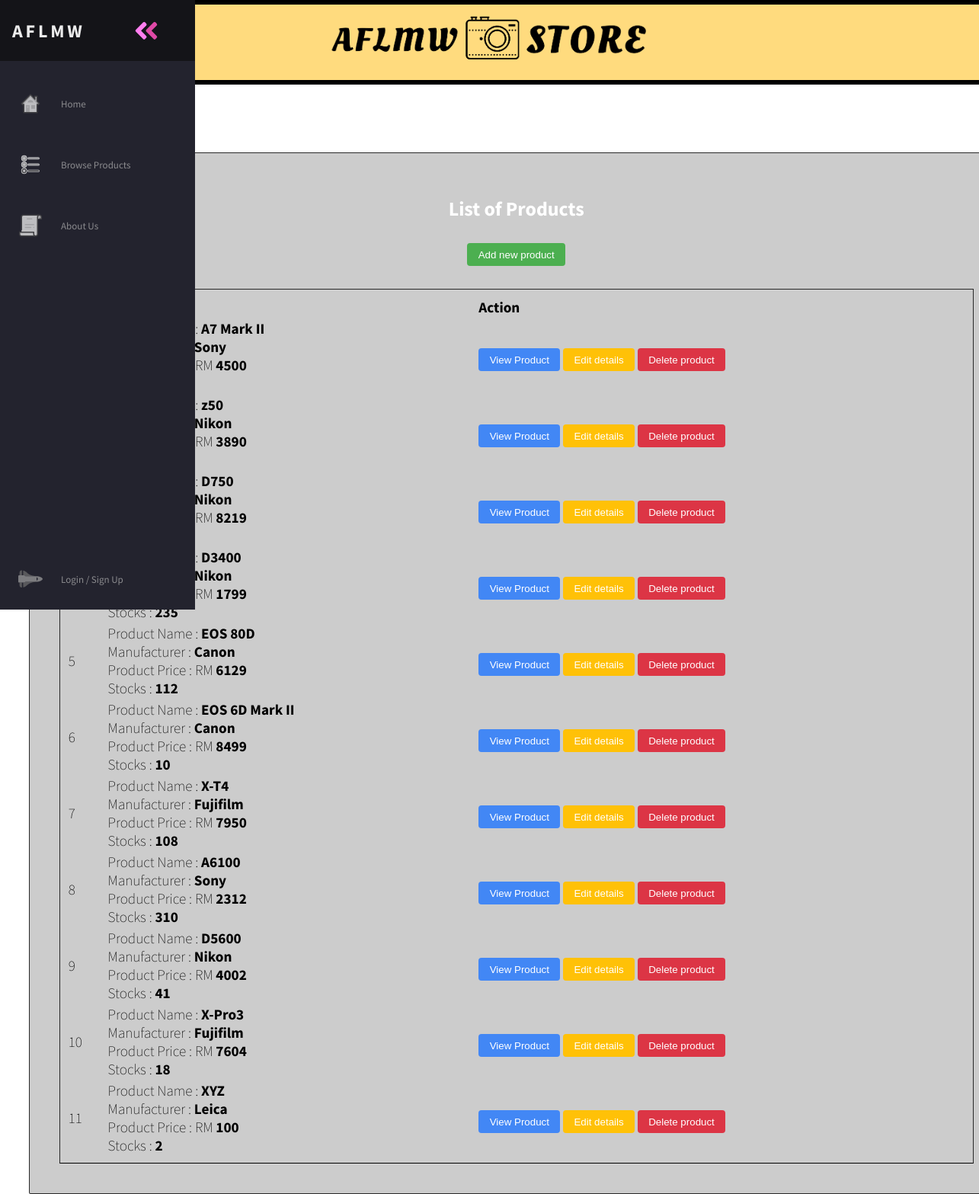
Page /listOfProducts.php on the committed database.
### tables this page shows
CREATE TABLE `product` (
  `id` int(11) NOT NULL,
  `model_name` varchar(255) NOT NULL DEFAULT '0',
  `price` double NOT NULL DEFAULT 0,
  `manufacturer` varchar(255) NOT NULL DEFAULT '0',
  `stock` varchar(255) NOT NULL DEFAULT '0',
  `description` text DEFAULT NULL,
  `picture` varchar(255) NOT NULL DEFAULT '0'
);

### listOfProducts.php (the view, shortened to what this page needs)
<?php
require('inc/config.php');
$sql = "SELECT * FROM product";
$result1 = mysqli_query($conn, $sql);
$products = mysqli_fetch_all($result1, MYSQLI_ASSOC);
?>
<!DOCTYPE html>
<html lang="en">
<head>
    <link rel="stylesheet" href="assets/css/container.css">
    <link rel="stylesheet" href="assets/css/index.css">
</head>
<body class="listOfProduct">
    <div class="banner">
        <img src="assets/images/logo.png" alt="logo">
    </div>
    <div class="container">
        <h1>List of Products</h1>
        <a href="addProduct.php"><button class="btn-success" style="margin-bottom:30px;">Add new product</button></a>
        <table class="productTable">
            <tr>
                <th>No</th>
                <th>Details</th>
                <th>Action</th>
            </tr>
            <?php foreach ($products as $key => $product) : ?>
                <tr>
                    <td><?php echo $key + 1; ?></td>
                    <td>
                        Product Name : <b><?php echo $product['model_name']; ?></b><br>
                        Manufacturer : <b><?php echo $product['manufacturer']; ?></b><br>
                        Product Price : RM <b><?php echo $product['price']; ?></b><br>
                        Stocks : <b><?php echo $product['stock']; ?></b><br>
                    </td>
                    <td>
                        <a href="viewProduct.php?id=<?php echo $product['id']; ?>"><button class="btn-view">View Product</button></a>
                        <a href="editProduct.php?id=<?php echo $product['id']; ?>"><button class="btn-edit">Edit details</button></a>
                        <form action="deleteProduct.php" method="post" style="display: inline-block;">
                            <button type="submit" class="btn-delete" onclick="return confirm('Are you sure you want to delete product?')">Delete product</button>
                        </form>
                    </td>
                </tr>
            <?php endforeach; ?>
        </table>
    </div>
    <?php require('inc/navBar.php'); ?>
</body>
</html>

### assets/css/container.css (style rules this page uses)
body { background-image: url("https://images.pexels.com/photos/1595241/pexels-photo-1595241.jpeg?auto=compress&cs=tinysrgb&dpr=2&h=650&w=940"); width: 100%; height: 100%; background-size: cover; position: absolute; }
.container { position: absolute; width: 1200px; top: 25%; left: 50%; border: 1px solid rgba(0, 0, 0, 0.8); border-radius: 2px; transform: translateX(-50%); padding: 3em; margin-bottom: 2rem; background-color: rgba(177, 177, 177, 0.65); }
.container table { border: 1px solid rgba(0, 0, 0, 0.8); font-family: 'Source Sans Pro', sans-serif; font-weight: 100; color: black; text-align: justify; font-size: 1.2rem; border-bottom: 1px solid black; width: 100%; padding: 0.5rem; }
.container a { text-align: center; font-size: 2rem; color: black; }
.btn-success { display: inline-block; text-align: center; text-decoration: none; margin: 2px 0; border: solid 1px transparent; border-radius: 4px; padding: 0.5em 1em; color: #ffffff; background-color: #4CAF50; }
.btn-view { display: inline-block; text-align: center; text-decoration: none; margin: 2px 0; border: solid 1px transparent; border-radius: 4px; padding: 0.5em 1em; color: #ffffff; background-color: #4287f5; }
.btn-edit { display: inline-block; text-align: center; text-decoration: none; margin: 2px 0; border: solid 1px transparent; border-radius: 4px; padding: 0.5em 1em; color: #ffffff; background-color: #FFC107; }
.btn-delete { display: inline-block; text-align: center; text-decoration: none; margin: 2px 0; border: solid 1px transparent; border-radius: 4px; padding: 0.5em 1em; color: #ffffff; background-color: #DC3545; }

### assets/css/index.css (style rules this page uses)
:root { font-size: 16px; --text-primary: #b6b6b6; --text-secondary: #ececec; --bg-primary: #23232e; --bg-secondary: #141418; --transition-speed: 600ms; width: 100vw; }
.banner { background-color: rgba(255, 215, 111, 0.89); width: 100%; border-bottom: 0.5em solid #000000; border-top: 0.5em solid #000000; background-size: cover; }
.banner img { max-width: 55vh; }
body { font: 13px "Source Sans Pro", Arial, Helvetica, sans-serif; color: #ffffff; text-align: center; height: 100vh; min-width: 100vw; margin: auto; overflow-x: hidden; }
@media only screen and (min-width: 600px) { .reg-form, .login-form, .container { margin-left: 2.2rem; } }

### rows in the picture
product: model_name "A7 Mark II", manufacturer "Sony", price "4500"
product: model_name "z50", manufacturer "Nikon", price "3890"
product: model_name "D750", manufacturer "Nikon", price "8219"
product: model_name "D3400", manufacturer "Nikon", price "1799", stock "235"
product: model_name "EOS 80D", manufacturer "Canon", price "6129", stock "112"
product: model_name "EOS 6D Mark II", manufacturer "Canon", price "8499", stock "10"
product: model_name "X-T4", manufacturer "Fujifilm", price "7950", stock "108"
product: model_name "A6100", manufacturer "Sony", price "2312", stock "310"
product: model_name "D5600", manufacturer "Nikon", price "4002", stock "41"
product: model_name "X-Pro3", manufacturer "Fujifilm", price "7604", stock "18"
product: model_name "XYZ", manufacturer "Leica", price "100", stock "2"
